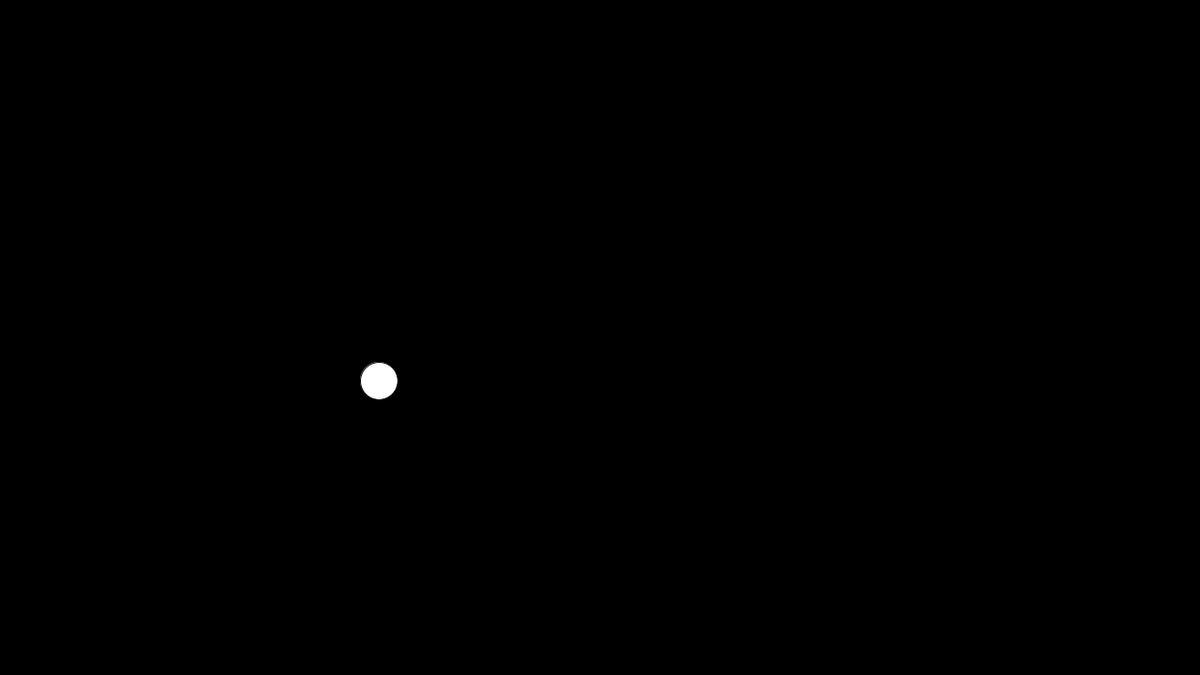
Frame 1 (no input)
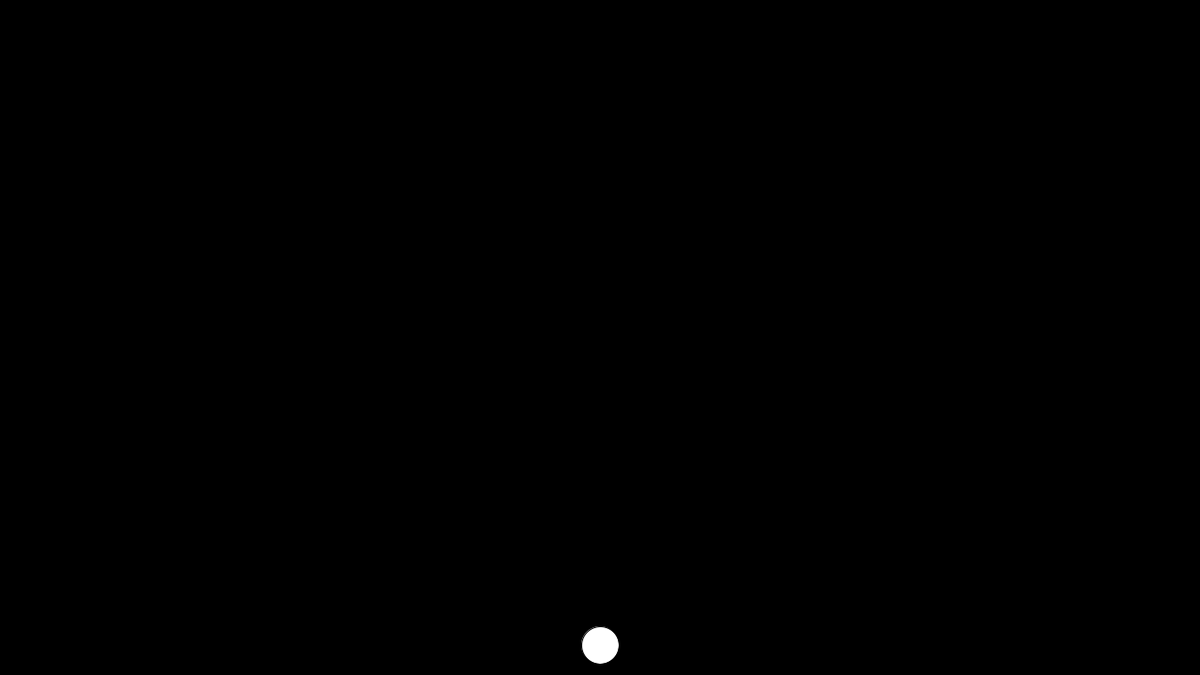
Frame 60 (the mouse pressed at the canvas centre just before this capture)
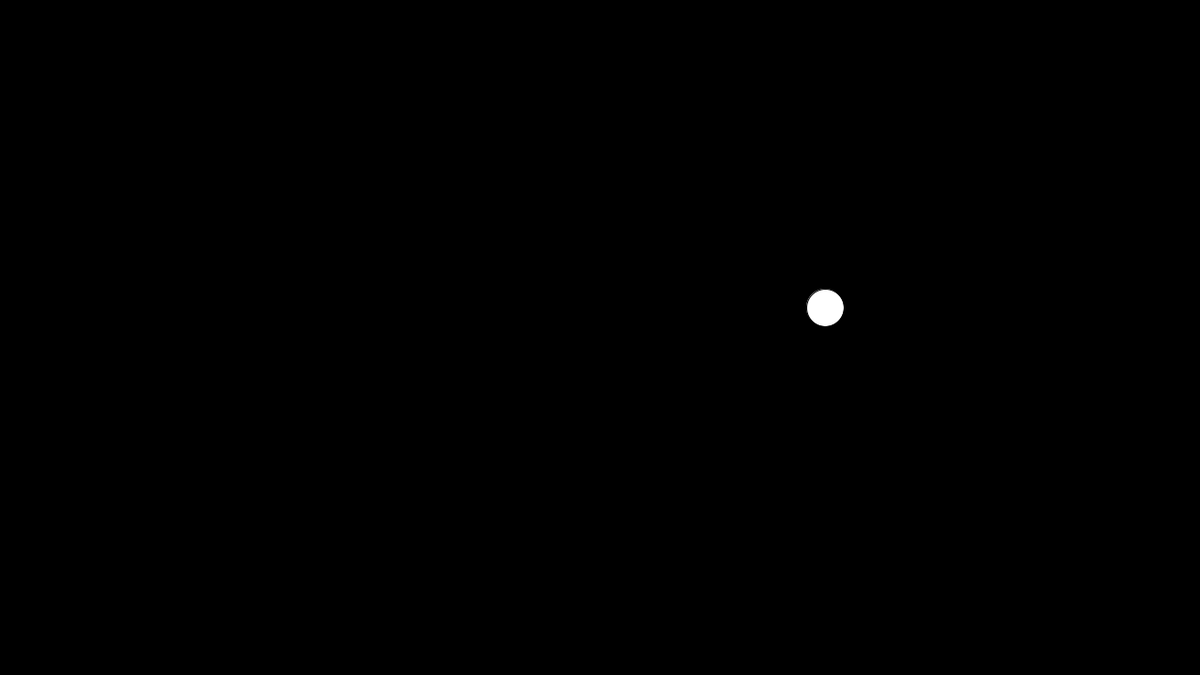
Frame 120 (the mouse held since frame 60 and released just before this capture)

The Processing sketch that drew these frames (run headless with seeded random() and noise(); from frame 60 on, the mouse is pressed at the canvas centre):

// Processing sketch: pongpong_fake_not_working
// ── pongpong_fake_not_working.pde
int xWaarde = 400;
int yWaarde = 400;
int fps = 60;
int speedx = 4;
int speedy = 6;

void setup(){
  size(1280,720);
  frameRate(fps);
  
}
void draw(){
  background(0);
  
  xWaarde += speedx;
  yWaarde += speedy;
  
  if(xWaarde <= width){
    speedx = -speedx;
  }
  if(xWaarde >= 0){
    speedx = -speedx;
  }
  if(yWaarde <= height){
    speedy = -speedy;
  }
  if(yWaarde >= 0){
    speedy = -speedy;
  }
  ellipse(xWaarde,yWaarde,40,40);
}
